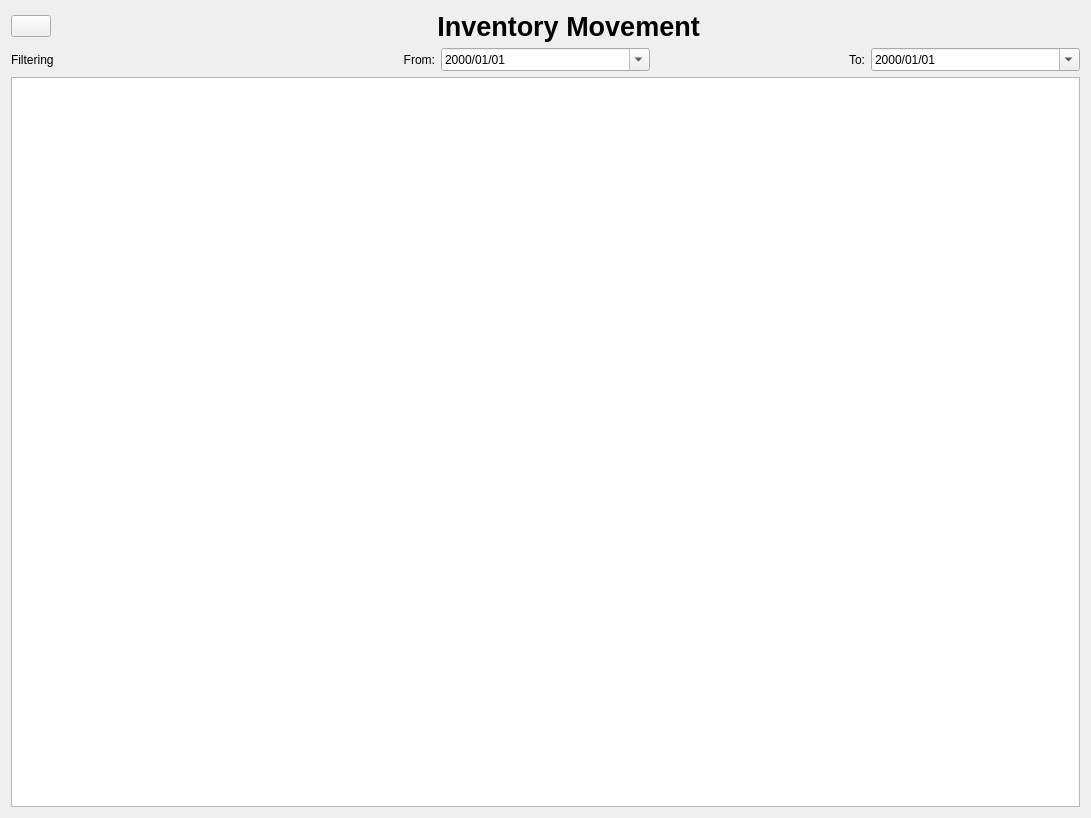
<?xml version="1.0" encoding="UTF-8"?>
<ui version="4.0">
 <class>Movement</class>
 <widget class="QWidget" name="Movement">
  <property name="geometry">
   <rect>
    <x>0</x>
    <y>0</y>
    <width>1091</width>
    <height>818</height>
   </rect>
  </property>
  <property name="windowTitle">
   <string>Form</string>
  </property>
  <layout class="QVBoxLayout" name="verticalLayout">
   <item>
    <layout class="QHBoxLayout" name="horizontalLayout_2" stretch="0,1">
     <item>
      <widget class="QPushButton" name="retButton">
       <property name="text">
        <string/>
       </property>
       <property name="icon">
        <iconset resource="resource.qrc">
         <normaloff>:/return.png</normaloff>:/return.png</iconset>
       </property>
      </widget>
     </item>
     <item>
      <widget class="QLabel" name="label_4">
       <property name="font">
        <font>
         <pointsize>20</pointsize>
         <weight>75</weight>
         <bold>true</bold>
        </font>
       </property>
       <property name="text">
        <string>Inventory Movement</string>
       </property>
       <property name="alignment">
        <set>Qt::AlignCenter</set>
       </property>
      </widget>
     </item>
    </layout>
   </item>
   <item>
    <layout class="QHBoxLayout" name="horizontalLayout" stretch="0,0,0,0,0">
     <item>
      <widget class="QLabel" name="label">
       <property name="text">
        <string>Filtering</string>
       </property>
      </widget>
     </item>
     <item>
      <widget class="QLabel" name="label_2">
       <property name="text">
        <string>From:</string>
       </property>
       <property name="alignment">
        <set>Qt::AlignRight|Qt::AlignTrailing|Qt::AlignVCenter</set>
       </property>
      </widget>
     </item>
     <item>
      <widget class="QDateEdit" name="fromdateEdit">
       <property name="displayFormat">
        <string>yyyy/MM/dd</string>
       </property>
       <property name="calendarPopup">
        <bool>true</bool>
       </property>
      </widget>
     </item>
     <item>
      <widget class="QLabel" name="label_3">
       <property name="text">
        <string>To:</string>
       </property>
       <property name="alignment">
        <set>Qt::AlignRight|Qt::AlignTrailing|Qt::AlignVCenter</set>
       </property>
      </widget>
     </item>
     <item>
      <widget class="QDateEdit" name="todateEdit">
       <property name="displayFormat">
        <string>yyyy/MM/dd</string>
       </property>
       <property name="calendarPopup">
        <bool>true</bool>
       </property>
      </widget>
     </item>
    </layout>
   </item>
   <item>
    <widget class="QTableView" name="tableView"/>
   </item>
  </layout>
 </widget>
 <resources>
  <include location="resource.qrc"/>
 </resources>
 <connections/>
</ui>
